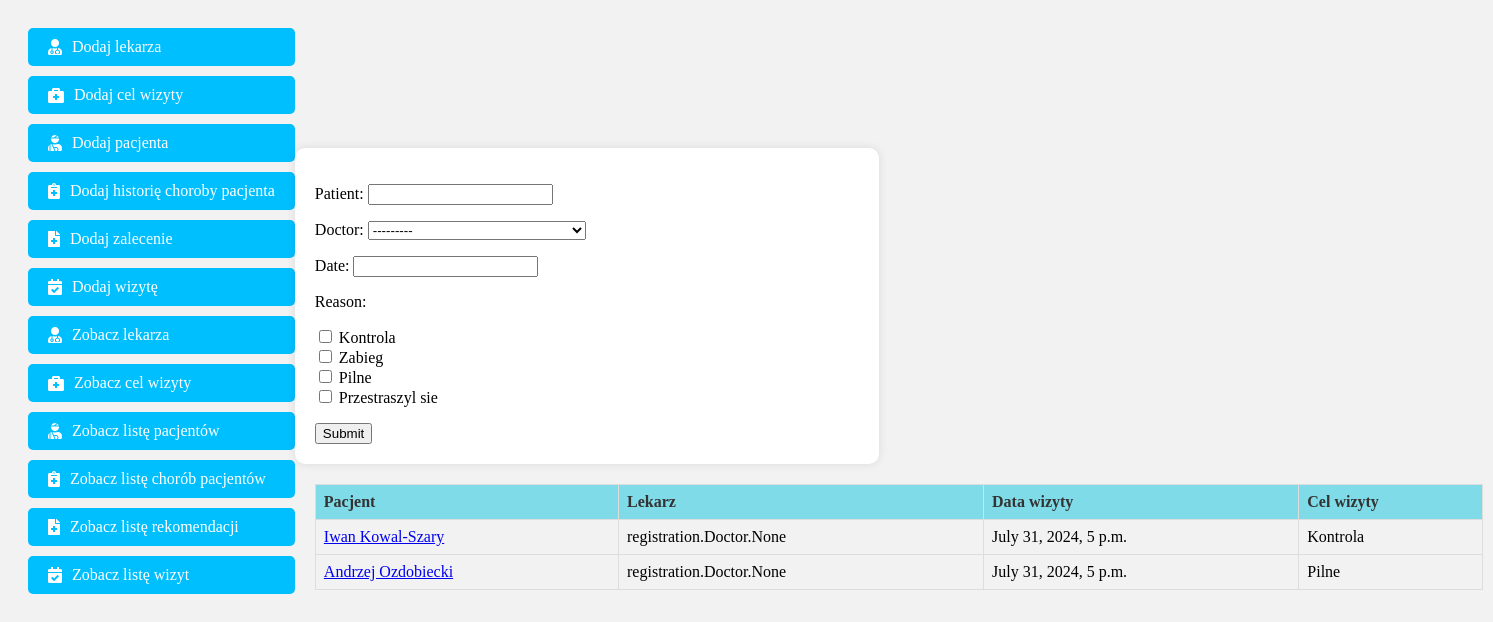
The page /show_visit/ on the database its author committed.
### registration/models.py (models this page shows, shortened)
class Visit(models.Model):
    patient = models.ForeignKey(Patient, on_delete=models.CASCADE)
    doctor = models.ManyToManyField(Doctor)
    date = models.DateTimeField()
    reason = models.ForeignKey(ReasonForVisit, on_delete=models.CASCADE)

class Patient(models.Model):
    name = models.CharField(max_length=64)
    surname = models.CharField(max_length=64)
    def __str__(self):
        return f'{self.name} {self.surname}'

class ReasonForVisit(models.Model):
    reasons = models.CharField(max_length=64)
    def __str__(self):
        return f'{self.reasons}'

### registration/views.py (the view)
# urls.py: path('show_visit/', views.LetShowVisit.as_view(), name='show_visit'),
class LetShowVisit(View):
    def get(self, request):
        db_visit = Visit.objects.all()
        form = VisitSearchForm(request.GET)
        if form.is_valid():
            patient = form.cleaned_data.get('patient', '')
            db_visit = db_visit.filter(patient__name__icontains=patient)
            doctor = form.cleaned_data.get('doctor')
            if doctor:
                db_visit = db_visit.filter(doctor__name__contains=doctor)
            date = form.cleaned_data.get('date')
            if date:
                db_visit = db_visit.filter(date=date)
            reason = form.cleaned_data.get('reason')
            for r in reason:
                db_visit = db_visit.filter(reason=r)
        return render(request, 'show_visit.html', {'visits': db_visit, 'form': form})

### registration/forms.py
class VisitSearchForm(forms.Form):
    patient = forms.CharField(required=False)
    doctor = forms.ModelChoiceField(
        queryset=Doctor.objects.all(),
        required=False
    )
    date = forms.DateField(required=False)
    reason = forms.ModelMultipleChoiceField(
        required=False,
        widget=forms.CheckboxSelectMultiple,
        queryset=ReasonForVisit.objects.all()
    )

### registration/models.py (called while the page is built)
    def __str__(self):
        return f'{self.name} {self.surname}'

### templates/show_visit.html
{% extends 'index.html' %}
{% block content %}
    <form class="nice-form">
    {{ form.as_p }}
    <input type="submit">
    </form>
<table class="nice-table">
    <thead>
        <tr>
            <th>Pacjent</th>
            <th>Lekarz</th>
            <th>Data wizyty</th>
            <th>Cel wizyty</th>
        </tr>
    </thead>
    <tbody>
        {% for visit in visits %}
        <tr>
            <td><a href="/show_visit/{{ visit.id }}">{{ visit.patient }}</a></td>
            <td>{{ visit.doctor }}</td>
            <td>{{ visit.date }}</td>
            <td>{{ visit.reason }}</td>
        </tr>
        {% endfor %}
    </tbody>
</table>
{% endblock %}

### registration/static/base.css (style rules this page uses)
.nice-table { width: 200%; border-collapse: collapse; margin-top: 20px; margin-left: 20px; }
.nice-table th, .nice-table td { border: 1px solid #dddddd; padding: 8px; text-align: left; }
.nice-table th { background-color: #7fdbe7; color: #333; }
.contener { background-color: #f2f2f2; display: flex; justify-content: flex-start; padding: 20px; }
.nice-form { flex: auto; max-width: calc(100% - 10px); margin-top: 100px; background-color: #ffffff; padding: 20px; border-radius: 10px; box-shadow: 0px 0px 10px 0px rgba(0,0,0,0.1); }

### rows shown on the page
Visit: patient "Iwan Kowal-Szary", doctor "registration.Doctor.None", date "July 31, 2024, 5 p.m.", reason "Kontrola"
Visit: patient "Andrzej Ozdobiecki", doctor "registration.Doctor.None", date "July 31, 2024, 5 p.m.", reason "Pilne"
